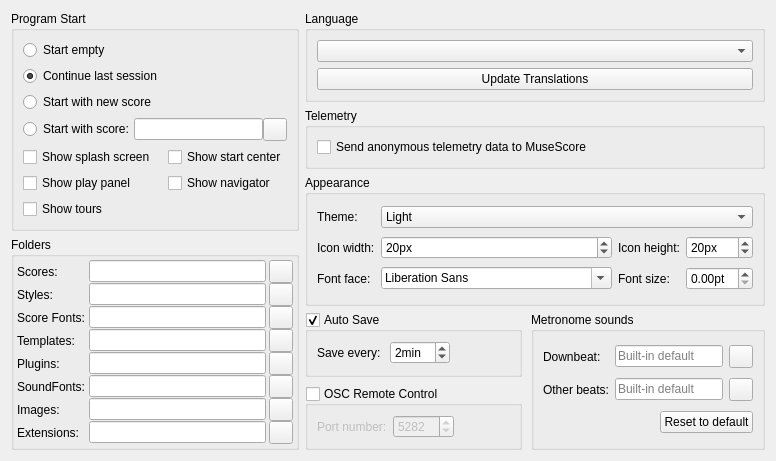
     <widget class="QWidget" name="tabGeneral">
      <property name="accessibleName">
       <string>General tab</string>
      </property>
      <attribute name="title">
       <string>General</string>
      </attribute>
      <layout class="QGridLayout" name="gridLayout_2">
       <item row="3" column="0" rowspan="3">
        <widget class="QGroupBox" name="groupBox_folders">
         <property name="title">
          <string>Folders</string>
         </property>
         <layout class="QGridLayout">
          <property name="leftMargin">
           <number>3</number>
          </property>
          <property name="topMargin">
           <number>3</number>
          </property>
          <property name="rightMargin">
           <number>3</number>
          </property>
          <property name="bottomMargin">
           <number>3</number>
          </property>
          <property name="horizontalSpacing">
           <number>3</number>
          </property>
          <property name="verticalSpacing">
           <number>0</number>
          </property>
          <item row="1" column="2">
           <widget class="QToolButton" name="myStylesButton">
            <property name="focusPolicy">
             <enum>Qt::StrongFocus</enum>
            </property>
            <property name="accessibleName">
             <string>Choose style folder</string>
            </property>
            <property name="accessibleDescription">
             <string>Opens a dialog for selecting the style folder</string>
            </property>
            <property name="text">
             <string notr="true"/>
            </property>
            <property name="icon">
             <iconset resource="musescore.qrc">
              <normaloff>:/data/icons/document-open.svg</normaloff>:/data/icons/document-open.svg</iconset>
            </property>
           </widget>
          </item>
          <item row="6" column="0">
           <widget class="QLabel" name="label_imagesFolder">
            <property name="text">
             <string>Images:</string>
            </property>
           </widget>
          </item>
          <item row="3" column="2">
           <widget class="QToolButton" name="myTemplatesButton">
            <property name="focusPolicy">
             <enum>Qt::StrongFocus</enum>
            </property>
            <property name="accessibleName">
             <string>Choose template folder</string>
            </property>
            <property name="accessibleDescription">
             <string>Opens a dialog for selecting the template folder</string>
            </property>
            <property name="text">
             <string notr="true"/>
            </property>
            <property name="icon">
             <iconset resource="musescore.qrc">
              <normaloff>:/data/icons/document-open.svg</normaloff>:/data/icons/document-open.svg</iconset>
            </property>
           </widget>
          </item>
          <item row="5" column="0">
           <widget class="QLabel" name="label_soundFontsFolder">
            <property name="text">
             <string>SoundFonts:</string>
            </property>
           </widget>
          </item>
          <item row="0" column="0">
           <widget class="QLabel" name="label_scoresFolder">
            <property name="text">
             <string>Scores:</string>
            </property>
           </widget>
          </item>
          <item row="7" column="1">
           <widget class="QLineEdit" name="myExtensions">
            <property name="accessibleName">
             <string>Extensions folder</string>
            </property>
            <property name="accessibleDescription">
             <string>Insert path to extensions folder</string>
            </property>
           </widget>
          </item>
          <item row="5" column="2">
           <widget class="QToolButton" name="mySoundfontsButton">
            <property name="focusPolicy">
             <enum>Qt::StrongFocus</enum>
            </property>
            <property name="accessibleName">
             <string>SoundFont folders</string>
            </property>
            <property name="accessibleDescription">
             <string>Opens a dialog for configuring the SoundFont folders</string>
            </property>
            <property name="text">
             <string notr="true"/>
            </property>
            <property name="icon">
             <iconset resource="musescore.qrc">
              <normaloff>:/data/icons/edit.svg</normaloff>:/data/icons/edit.svg</iconset>
            </property>
           </widget>
          </item>
          <item row="1" column="1">
           <widget class="QLineEdit" name="myStyles">
            <property name="accessibleName">
             <string>Style folder</string>
            </property>
            <property name="accessibleDescription">
             <string>Insert path for style folder</string>
            </property>
           </widget>
          </item>
          <item row="1" column="0">
           <widget class="QLabel" name="label_stylesFolder">
            <property name="text">
             <string>Styles:</string>
            </property>
           </widget>
          </item>
          <item row="3" column="0">
           <widget class="QLabel" name="label_templatesFolder">
            <property name="text">
             <string>Templates:</string>
            </property>
           </widget>
          </item>
          <item row="2" column="1">
           <widget class="QLineEdit" name="myScoreFonts"/>
          </item>
          <item row="0" column="1">
           <widget class="QLineEdit" name="myScores">
            <property name="accessibleName">
             <string>Score folder</string>
            </property>
            <property name="accessibleDescription">
             <string>Insert path to score folder.</string>
            </property>
           </widget>
          </item>
          <item row="6" column="2">
           <widget class="QToolButton" name="myImagesButton">
            <property name="focusPolicy">
             <enum>Qt::StrongFocus</enum>
            </property>
            <property name="accessibleName">
             <string>Image folder</string>
            </property>
            <property name="accessibleDescription">
             <string>Opens a dialog for selecting the image folder</string>
            </property>
            <property name="text">
             <string notr="true"/>
            </property>
            <property name="icon">
             <iconset resource="musescore.qrc">
              <normaloff>:/data/icons/document-open.svg</normaloff>:/data/icons/document-open.svg</iconset>
            </property>
           </widget>
          </item>
          <item row="3" column="1">
           <widget class="QLineEdit" name="myTemplates">
            <property name="accessibleName">
             <string>Template folder</string>
            </property>
            <property name="accessibleDescription">
             <string>Insert path to Template folder</string>
            </property>
           </widget>
          </item>
          <item row="6" column="1">
           <widget class="QLineEdit" name="myImages">
            <property name="accessibleName">
             <string>Image folder</string>
            </property>
            <property name="accessibleDescription">
             <string>Insert path to image folder</string>
            </property>
           </widget>
          </item>
          <item row="5" column="1">
           <widget class="QLineEdit" name="mySoundfonts">
            <property name="accessibleName">
             <string>SoundFont folders</string>
            </property>
            <property name="accessibleDescription">
             <string>Insert path to SoundFont folders</string>
            </property>
           </widget>
          </item>
          <item row="4" column="2">
           <widget class="QToolButton" name="myPluginsButton">
            <property name="focusPolicy">
             <enum>Qt::StrongFocus</enum>
            </property>
            <property name="accessibleName">
             <string>Choose plugin folder</string>
            </property>
            <property name="accessibleDescription">
             <string>Opens a dialog for selecting the plugin folder</string>
            </property>
            <property name="text">
             <string notr="true"/>
            </property>
            <property name="icon">
             <iconset resource="musescore.qrc">
              <normaloff>:/data/icons/document-open.svg</normaloff>:/data/icons/document-open.svg</iconset>
            </property>
           </widget>
          </item>
          <item row="4" column="1">
           <widget class="QLineEdit" name="myPlugins">
            <property name="accessibleName">
             <string>Plugin folder</string>
            </property>
            <property name="accessibleDescription">
             <string>Insert path to plugin folder</string>
            </property>
           </widget>
          </item>
          <item row="7" column="0">
           <widget class="QLabel" name="label_extensionsFolder">
            <property name="text">
             <string>Extensions:</string>
            </property>
           </widget>
          </item>
          <item row="4" column="0">
           <widget class="QLabel" name="label_pluginsFolder">
            <property name="text">
             <string>Plugins:</string>
            </property>
           </widget>
          </item>
          <item row="7" column="2">
           <widget class="QToolButton" name="myExtensionsButton">
            <property name="focusPolicy">
             <enum>Qt::StrongFocus</enum>
            </property>
            <property name="accessibleName">
             <string>Extensions folder</string>
            </property>
            <property name="accessibleDescription">
             <string>Opens a dialog for selecting the extensions folder</string>
            </property>
            <property name="text">
             <string notr="true"/>
            </property>
            <property name="icon">
             <iconset resource="musescore.qrc">
              <normaloff>:/data/icons/document-open.svg</normaloff>:/data/icons/document-open.svg</iconset>
            </property>
           </widget>
          </item>
          <item row="0" column="2">
           <widget class="QToolButton" name="myScoresButton">
            <property name="focusPolicy">
             <enum>Qt::StrongFocus</enum>
            </property>
            <property name="accessibleName">
             <string>Choose score folder</string>
            </property>
            <property name="accessibleDescription">
             <string>Opens a dialog for selecting the score folder</string>
            </property>
            <property name="text">
             <string notr="true"/>
            </property>
            <property name="icon">
             <iconset resource="musescore.qrc">
              <normaloff>:/data/icons/document-open.svg</normaloff>:/data/icons/document-open.svg</iconset>
            </property>
           </widget>
          </item>
          <item row="2" column="0">
           <widget class="QLabel" name="label_scoreFontsFolder">
            <property name="text">
             <string>Score Fonts:</string>
            </property>
           </widget>
          </item>
          <item row="2" column="2">
           <widget class="QToolButton" name="myScoreFontsButton">
            <property name="focusPolicy">
             <enum>Qt::StrongFocus</enum>
            </property>
            <property name="accessibleName">
             <string>Choose score fonts folder</string>
            </property>
            <property name="accessibleDescription">
             <string>Opens a dialog for selecting the score fonts folder</string>
            </property>
            <property name="text">
             <string notr="true"/>
            </property>
            <property name="icon">
             <iconset resource="musescore.qrc">
              <normaloff>:/data/icons/document-open.svg</normaloff>:/data/icons/document-open.svg</iconset>
            </property>
           </widget>
          </item>
         </layout>
        </widget>
       </item>
       <item row="2" column="1" rowspan="2">
        <widget class="QGroupBox" name="groupBox_appearance">
         <property name="title">
          <string>Appearance</string>
         </property>
         <layout class="QGridLayout" name="gridLayout_9">
          <item row="2" column="1">
           <widget class="QFontComboBox" name="fontFamily"/>
          </item>
          <item row="2" column="2">
           <widget class="QLabel" name="fontSizeLabel">
            <property name="text">
             <string>Font size:</string>
            </property>
           </widget>
          </item>
          <item row="1" column="1">
           <widget class="QSpinBox" name="iconWidth">
            <property name="accessibleName">
             <string>Icon Width</string>
            </property>
            <property name="suffix">
             <string extracomment="pixel">px</string>
            </property>
            <property name="minimum">
             <number>5</number>
            </property>
            <property name="value">
             <number>20</number>
            </property>
           </widget>
          </item>
          <item row="2" column="0">
           <widget class="QLabel" name="fontFamilyLabel">
            <property name="text">
             <string>Font face:</string>
            </property>
           </widget>
          </item>
          <item row="1" column="0">
           <widget class="QLabel" name="iconWidthLabel">
            <property name="text">
             <string>Icon width:</string>
            </property>
           </widget>
          </item>
          <item row="1" column="2">
           <widget class="QLabel" name="iconHeightLabel">
            <property name="text">
             <string>Icon height:</string>
            </property>
           </widget>
          </item>
          <item row="1" column="3">
           <widget class="QSpinBox" name="iconHeight">
            <property name="accessibleName">
             <string>Icon Height</string>
            </property>
            <property name="suffix">
             <string extracomment="pixel">px</string>
            </property>
            <property name="minimum">
             <number>5</number>
            </property>
            <property name="value">
             <number>20</number>
            </property>
           </widget>
          </item>
          <item row="2" column="3">
           <widget class="QDoubleSpinBox" name="fontSize">
            <property name="suffix">
             <string>pt</string>
            </property>
           </widget>
          </item>
          <item row="0" column="1" colspan="3">
           <widget class="QComboBox" name="styleName">
            <property name="accessibleName">
             <string>Select style</string>
            </property>
            <item>
             <property name="text">
              <string notr="true">Light</string>
             </property>
            </item>
            <item>
             <property name="text">
              <string notr="true">Dark</string>
             </property>
            </item>
           </widget>
          </item>
          <item row="0" column="0">
           <widget class="QLabel" name="label_theme">
            <property name="text">
             <string>Theme:</string>
            </property>
           </widget>
          </item>
         </layout>
        </widget>
       </item>
       <item row="0" column="1">
        <widget class="QGroupBox" name="groupBox_language">
         <property name="title">
          <string>Language</string>
         </property>
         <property name="checkable">
          <bool>false</bool>
         </property>
         <layout class="QVBoxLayout" name="verticalLayout">
          <item>
           <widget class="QComboBox" name="language">
            <property name="accessibleName">
             <string>Select language</string>
            </property>
            <property name="accessibleDescription">
             <string>Select the language of the user interface</string>
            </property>
           </widget>
          </item>
          <item>
           <widget class="QPushButton" name="updateTranslation">
            <property name="text">
             <string>Update Translations</string>
            </property>
           </widget>
          </item>
         </layout>
        </widget>
       </item>
       <item row="4" column="1" rowspan="2">
        <layout class="QHBoxLayout" name="horizontalLayout_generalBottom">
         <property name="spacing">
          <number>9</number>
         </property>
         <property name="leftMargin">
          <number>0</number>
         </property>
         <property name="topMargin">
          <number>0</number>
         </property>
         <property name="rightMargin">
          <number>0</number>
         </property>
         <property name="bottomMargin">
          <number>0</number>
         </property>
         <item>
          <layout class="QVBoxLayout" name="verticalLayout_generalBottomLeft">
           <property name="spacing">
            <number>9</number>
           </property>
           <item>
            <widget class="QGroupBox" name="autoSave">
             <property name="title">
              <string>Auto Save</string>
             </property>
             <property name="checkable">
              <bool>true</bool>
             </property>
             <layout class="QHBoxLayout">
              <property name="spacing">
               <number>9</number>
              </property>
              <property name="leftMargin">
               <number>9</number>
              </property>
              <property name="topMargin">
               <number>9</number>
              </property>
              <property name="rightMargin">
               <number>9</number>
              </property>
              <property name="bottomMargin">
               <number>9</number>
              </property>
              <item>
               <widget class="QLabel" name="label_autoSaveTime">
                <property name="text">
                 <string>Save every:</string>
                </property>
               </widget>
              </item>
              <item>
               <widget class="QSpinBox" name="autoSaveTime">
                <property name="accessibleName">
                 <string>Select delay (in minutes) between auto saves</string>
                </property>
                <property name="suffix">
                 <string extracomment="minutes">min</string>
                </property>
                <property name="minimum">
                 <number>1</number>
                </property>
                <property name="value">
                 <number>2</number>
                </property>
               </widget>
              </item>
              <item>
               <spacer>
                <property name="orientation">
                 <enum>Qt::Horizontal</enum>
                </property>
                <property name="sizeHint" stdset="0">
                 <size>
                  <width>0</width>
                  <height>0</height>
                 </size>
                </property>
               </spacer>
              </item>
             </layout>
            </widget>
           </item>
           <item>
            <widget class="QGroupBox" name="oscServer">
             <property name="title">
              <string>OSC Remote Control</string>
             </property>
             <property name="checkable">
              <bool>true</bool>
             </property>
             <property name="checked">
              <bool>false</bool>
             </property>
             <layout class="QHBoxLayout" name="horizontalLayout_9">
              <item>
               <widget class="QLabel" name="label">
                <property name="text">
                 <string extracomment="The UDP port number on which the MuseScore OSC server will listen on">Port number:</string>
                </property>
               </widget>
              </item>
              <item>
               <widget class="QSpinBox" name="oscPort">
                <property name="accessibleName">
                 <string>Port number</string>
                </property>
                <property name="minimum">
                 <number>1</number>
                </property>
                <property name="maximum">
                 <number>65535</number>
                </property>
                <property name="value">
                 <number>5282</number>
                </property>
               </widget>
              </item>
              <item>
               <spacer name="horizontalSpacer_15">
                <property name="orientation">
                 <enum>Qt::Horizontal</enum>
                </property>
                <property name="sizeHint" stdset="0">
                 <size>
                  <width>0</width>
                  <height>0</height>
                 </size>
                </property>
               </spacer>
              </item>
             </layout>
            </widget>
           </item>
          </layout>
         </item>
         <item>
          <widget class="QGroupBox" name="metronomeSounds">
           <property name="title">
            <string>Metronome sounds</string>
           </property>
           <layout class="QGridLayout" name="gridLayout_metronomeSounds">
            <item row="0" column="0">
             <widget class="QLabel" name="label_metronomeDownbeatSound">
              <property name="text">
               <string>Downbeat:</string>
              </property>
             </widget>
            </item>
            <item row="0" column="1">
             <widget class="QLineEdit" name="metronomeDownbeatSound">
              <property name="accessibleName">
               <string>Metronome downbeat sound</string>
              </property>
              <property name="accessibleDescription">
               <string>Path to a custom audio file for the metronome downbeat</string>
              </property>
              <property name="placeholderText">
               <string>Built-in default</string>
              </property>
             </widget>
            </item>
            <item row="0" column="2">
             <widget class="QToolButton" name="metronomeDownbeatSoundButton">
              <property name="accessibleName">
               <string>Choose metronome downbeat sound</string>
              </property>
              <property name="toolTip">
               <string>Choose downbeat sound</string>
              </property>
              <property name="text">
               <string notr="true"/>
              </property>
             </widget>
            </item>
            <item row="1" column="0">
             <widget class="QLabel" name="label_metronomeBeatSound">
              <property name="text">
               <string>Other beats:</string>
              </property>
             </widget>
            </item>
            <item row="1" column="1">
             <widget class="QLineEdit" name="metronomeBeatSound">
              <property name="accessibleName">
               <string>Metronome other beat sound</string>
              </property>
              <property name="accessibleDescription">
               <string>Path to a custom audio file for other metronome beats</string>
              </property>
              <property name="placeholderText">
               <string>Built-in default</string>
              </property>
             </widget>
            </item>
            <item row="1" column="2">
             <widget class="QToolButton" name="metronomeBeatSoundButton">
              <property name="accessibleName">
               <string>Choose metronome other beat sound</string>
              </property>
              <property name="toolTip">
               <string>Choose other beat sound</string>
              </property>
              <property name="text">
               <string notr="true"/>
              </property>
             </widget>
            </item>
            <item row="2" column="1" colspan="2">
             <layout class="QHBoxLayout" name="horizontalLayout_metronomeSoundsReset">
              <item>
               <spacer name="horizontalSpacer_metronomeSoundsReset">
                <property name="orientation">
                 <enum>Qt::Horizontal</enum>
                </property>
                <property name="sizeHint" stdset="0">
                 <size>
                  <width>0</width>
                  <height>0</height>
                 </size>
                </property>
               </spacer>
              </item>
              <item>
               <widget class="QPushButton" name="metronomeSoundsReset">
                <property name="text">
                 <string>Reset to default</string>
                </property>
               </widget>
              </item>
             </layout>
            </item>
           </layout>
          </widget>
         </item>
        </layout>
       </item>
       <item row="0" column="0" rowspan="3">
        <widget class="QGroupBox" name="groupBox_programStart">
         <property name="title">
          <string>Program Start</string>
         </property>
         <layout class="QGridLayout" name="programStartGridLayout">
          <item row="0" column="0">
           <widget class="QRadioButton" name="emptySession">
            <property name="text">
             <string>Start empty</string>
            </property>
           </widget>
          </item>
          <item row="4" column="1">
           <widget class="QCheckBox" name="showStartcenter">
            <property name="text">
             <string>Show start center</string>
            </property>
           </widget>
          </item>
          <item row="1" column="0">
           <widget class="QRadioButton" name="lastSession">
            <property name="text">
             <string>Continue last session</string>
            </property>
            <property name="checked">
             <bool>true</bool>
            </property>
           </widget>
          </item>
          <item row="3" column="0" colspan="2">
           <layout class="QHBoxLayout" name="horizontalLayout_2">
            <property name="spacing">
             <number>0</number>
            </property>
            <property name="sizeConstraint">
             <enum>QLayout::SetFixedSize</enum>
            </property>
            <item>
             <widget class="QRadioButton" name="scoreSession">
              <property name="text">
               <string>Start with score:</string>
              </property>
             </widget>
            </item>
            <item>
             <widget class="QLineEdit" name="sessionScore">
              <property name="accessibleName">
               <string>Start with score</string>
              </property>
              <property name="accessibleDescription">
               <string>Insert path to starting score</string>
              </property>
             </widget>
            </item>
            <item>
             <widget class="QToolButton" name="startWithButton">
              <property name="focusPolicy">
               <enum>Qt::StrongFocus</enum>
              </property>
              <property name="accessibleName">
               <string>Choose starting score</string>
              </property>
              <property name="accessibleDescription">
               <string>Opens a file dialog for selecting the starting score</string>
              </property>
              <property name="text">
               <string notr="true"/>
              </property>
              <property name="icon">
               <iconset resource="musescore.qrc">
                <normaloff>:/data/icons/document-open.svg</normaloff>:/data/icons/document-open.svg</iconset>
              </property>
             </widget>
            </item>
           </layout>
          </item>
          <item row="4" column="0">
           <widget class="QCheckBox" name="showSplashScreen">
            <property name="text">
             <string>Show splash screen</string>
            </property>
           </widget>
          </item>
          <item row="2" column="0">
           <widget class="QRadioButton" name="newSession">
            <property name="text">
             <string>Start with new score</string>
            </property>
           </widget>
          </item>
          <item row="5" column="0">
           <widget class="QCheckBox" name="playPanelShow">
            <property name="text">
             <string>Show play panel</string>
            </property>
           </widget>
          </item>
          <item row="5" column="1">
           <widget class="QCheckBox" name="navigatorShow">
            <property name="text">
             <string>Show navigator</string>
            </property>
           </widget>
          </item>
          <item row="6" column="0">
           <widget class="QCheckBox" name="showTours">
            <property name="text">
             <string>Show tours</string>
            </property>
           </widget>
          </item>
         </layout>
        </widget>
       </item>
       <item row="1" column="1">
        <widget class="QGroupBox" name="groupBox_telemetry">
         <property name="title">
          <string>Telemetry</string>
         </property>
         <layout class="QGridLayout" name="gridLayout_14">
          <item row="0" column="0">
           <widget class="QCheckBox" name="collectTelemetry">
            <property name="text">
             <string>Send anonymous telemetry data to MuseScore</string>
            </property>
           </widget>
          </item>
         </layout>
        </widget>
       </item>
       <item row="6" column="0" colspan="2">
        <spacer name="verticalSpacer">
         <property name="orientation">
          <enum>Qt::Vertical</enum>
         </property>
         <property name="sizeHint" stdset="0">
          <size>
           <width>0</width>
           <height>0</height>
          </size>
         </property>
        </spacer>
       </item>
      </layout>
     </widget>
